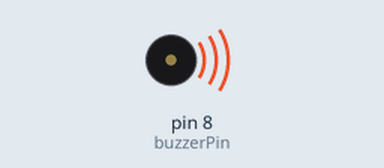
Bench run of a sketch on a simulated Arduino Uno, built with avr-gcc and run on an emulated ATmega328P. On the bench: buzzer (waves = sounding).

Above: at 0.15 s.
At 5.0 s:
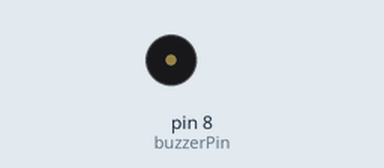
Timing chart, 0 to 6.9 s (numbered marks = the images above):
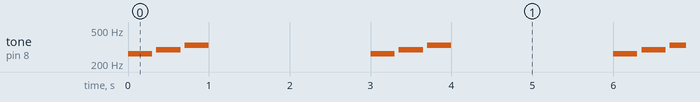

Measured:
- by itself, tone on pin 8 (buzzerPin): repeats every 3.0 s: silent 0.05 s, 294 Hz 0.30 s, silent 0.05 s, 330 Hz 0.30 s, silent 2.0 s, 262 Hz 0.30 s

The sketch:

passive_buzzer.ino
```cpp
// Define the pin connected to the passive buzzer
const int buzzerPin = 8;

void setup() {
  // The tone() function automatically sets the pin as an output,
  // so we actually don't strictly need anything here, but it's
  // good practice to leave it with an empty setup for this simple sketch.
}

void loop() {
  // Play Middle C (262 Hz) for 300 milliseconds
  tone(buzzerPin, 262);
  delay(300);

  // A short pause between notes so they don't blend together
  noTone(buzzerPin);
  delay(50);

  // Play D (294 Hz) for 300 milliseconds
  tone(buzzerPin, 294);
  delay(300);

  noTone(buzzerPin);
  delay(50);

  // Play E (330 Hz) for 300 milliseconds
  tone(buzzerPin, 330);
  delay(300);

  // Stop the tone and wait 2 seconds before playing the sequence again
  noTone(buzzerPin);
  delay(2000);
}
```
